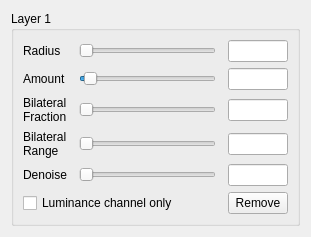
<?xml version="1.0" encoding="UTF-8"?>
<ui version="4.0">
 <class>sharpening_layer_widget</class>
 <widget class="QWidget" name="sharpening_layer_widget">
  <property name="geometry">
   <rect>
    <x>0</x>
    <y>0</y>
    <width>311</width>
    <height>227</height>
   </rect>
  </property>
  <property name="sizePolicy">
   <sizepolicy hsizetype="Preferred" vsizetype="Fixed">
    <horstretch>0</horstretch>
    <verstretch>0</verstretch>
   </sizepolicy>
  </property>
  <property name="windowTitle">
   <string>Form</string>
  </property>
  <layout class="QVBoxLayout" name="verticalLayout">
   <item>
    <widget class="QGroupBox" name="groupBox_layer">
     <property name="title">
      <string>Layer 1</string>
     </property>
     <layout class="QGridLayout" name="gridLayout" rowstretch="0,0,0,0,0,0,0,0" columnstretch="0,0,0,0">
      <property name="horizontalSpacing">
       <number>12</number>
      </property>
      <item row="1" column="1">
       <widget class="QLabel" name="label_amount">
        <property name="text">
         <string>Amount</string>
        </property>
       </widget>
      </item>
      <item row="7" column="1" colspan="2">
       <widget class="QCheckBox" name="checkBox_luminance">
        <property name="toolTip">
         <string>Apply sharpening only to luminance channel</string>
        </property>
        <property name="text">
         <string>Luminance channel only</string>
        </property>
       </widget>
      </item>
      <item row="0" column="1">
       <widget class="QLabel" name="label_radius">
        <property name="text">
         <string>Radius</string>
        </property>
       </widget>
      </item>
      <item row="7" column="3">
       <widget class="QPushButton" name="pushButton_remove">
        <property name="sizePolicy">
         <sizepolicy hsizetype="Fixed" vsizetype="Fixed">
          <horstretch>0</horstretch>
          <verstretch>0</verstretch>
         </sizepolicy>
        </property>
        <property name="minimumSize">
         <size>
          <width>60</width>
          <height>0</height>
         </size>
        </property>
        <property name="maximumSize">
         <size>
          <width>60</width>
          <height>16777215</height>
         </size>
        </property>
        <property name="toolTip">
         <string>Remove this layer</string>
        </property>
        <property name="text">
         <string>Remove</string>
        </property>
       </widget>
      </item>
      <item row="0" column="3">
       <widget class="QLineEdit" name="lineEdit_radius">
        <property name="sizePolicy">
         <sizepolicy hsizetype="Fixed" vsizetype="Fixed">
          <horstretch>0</horstretch>
          <verstretch>0</verstretch>
         </sizepolicy>
        </property>
        <property name="minimumSize">
         <size>
          <width>60</width>
          <height>0</height>
         </size>
        </property>
        <property name="maximumSize">
         <size>
          <width>60</width>
          <height>16777215</height>
         </size>
        </property>
        <property name="toolTip">
         <string>Radius of Gauss filter</string>
        </property>
       </widget>
      </item>
      <item row="3" column="2">
       <widget class="QSlider" name="horizontalSlider_bi_fraction">
        <property name="toolTip">
         <string>Set the fraction of the bilateral filter component (vs. Gaussian)</string>
        </property>
        <property name="maximum">
         <number>100</number>
        </property>
        <property name="pageStep">
         <number>5</number>
        </property>
        <property name="orientation">
         <enum>Qt::Horizontal</enum>
        </property>
       </widget>
      </item>
      <item row="3" column="1">
       <widget class="QLabel" name="bilateral_fraction_label">
        <property name="text">
         <string>&lt;html&gt;&lt;head/&gt;&lt;body&gt;&lt;p&gt;Bilateral&lt;br/&gt;Fraction&lt;/p&gt;&lt;/body&gt;&lt;/html&gt;</string>
        </property>
       </widget>
      </item>
      <item row="3" column="3">
       <widget class="QLineEdit" name="lineEdit_bi_fraction">
        <property name="sizePolicy">
         <sizepolicy hsizetype="Fixed" vsizetype="Fixed">
          <horstretch>0</horstretch>
          <verstretch>0</verstretch>
         </sizepolicy>
        </property>
        <property name="minimumSize">
         <size>
          <width>60</width>
          <height>0</height>
         </size>
        </property>
        <property name="maximumSize">
         <size>
          <width>60</width>
          <height>16777215</height>
         </size>
        </property>
        <property name="toolTip">
         <string>Fraction of bilateral filter component</string>
        </property>
       </widget>
      </item>
      <item row="1" column="3">
       <widget class="QLineEdit" name="lineEdit_amount">
        <property name="sizePolicy">
         <sizepolicy hsizetype="Fixed" vsizetype="Fixed">
          <horstretch>0</horstretch>
          <verstretch>0</verstretch>
         </sizepolicy>
        </property>
        <property name="minimumSize">
         <size>
          <width>60</width>
          <height>0</height>
         </size>
        </property>
        <property name="maximumSize">
         <size>
          <width>60</width>
          <height>16777215</height>
         </size>
        </property>
        <property name="toolTip">
         <string>Relative effect of this layer</string>
        </property>
       </widget>
      </item>
      <item row="1" column="2">
       <widget class="QSlider" name="horizontalSlider_amount">
        <property name="toolTip">
         <string>Increase / decrease the effect of this layer</string>
        </property>
        <property name="maximum">
         <number>100</number>
        </property>
        <property name="pageStep">
         <number>1</number>
        </property>
        <property name="value">
         <number>3</number>
        </property>
        <property name="orientation">
         <enum>Qt::Horizontal</enum>
        </property>
       </widget>
      </item>
      <item row="0" column="2">
       <widget class="QSlider" name="horizontalSlider_radius">
        <property name="toolTip">
         <string>Change the radius of Gauss filter for this layer</string>
        </property>
        <property name="minimum">
         <number>1</number>
        </property>
        <property name="maximum">
         <number>100</number>
        </property>
        <property name="pageStep">
         <number>1</number>
        </property>
        <property name="orientation">
         <enum>Qt::Horizontal</enum>
        </property>
       </widget>
      </item>
      <item row="4" column="1">
       <widget class="QLabel" name="label_bi_range">
        <property name="text">
         <string>&lt;html&gt;&lt;head/&gt;&lt;body&gt;&lt;p&gt;Bilateral&lt;br/&gt;Range&lt;/p&gt;&lt;/body&gt;&lt;/html&gt;</string>
        </property>
       </widget>
      </item>
      <item row="4" column="2">
       <widget class="QSlider" name="horizontalSlider_bi_range">
        <property name="toolTip">
         <string>Set the brigthness range parameter of the bilateral filter</string>
        </property>
        <property name="maximum">
         <number>200</number>
        </property>
        <property name="pageStep">
         <number>2</number>
        </property>
        <property name="orientation">
         <enum>Qt::Horizontal</enum>
        </property>
       </widget>
      </item>
      <item row="4" column="3">
       <widget class="QLineEdit" name="lineEdit_bi_range">
        <property name="sizePolicy">
         <sizepolicy hsizetype="Fixed" vsizetype="Fixed">
          <horstretch>0</horstretch>
          <verstretch>0</verstretch>
         </sizepolicy>
        </property>
        <property name="maximumSize">
         <size>
          <width>60</width>
          <height>16777215</height>
         </size>
        </property>
        <property name="toolTip">
         <string>Range parameter of bilateral filter</string>
        </property>
       </widget>
      </item>
      <item row="5" column="1">
       <widget class="QLabel" name="label_denoise">
        <property name="text">
         <string>Denoise</string>
        </property>
       </widget>
      </item>
      <item row="5" column="2">
       <widget class="QSlider" name="horizontalSlider_denoise">
        <property name="toolTip">
         <string>Set the strength of the denoise filter (Gaussian) for this layer</string>
        </property>
        <property name="maximum">
         <number>100</number>
        </property>
        <property name="orientation">
         <enum>Qt::Horizontal</enum>
        </property>
       </widget>
      </item>
      <item row="5" column="3">
       <widget class="QLineEdit" name="lineEdit_denoise">
        <property name="sizePolicy">
         <sizepolicy hsizetype="Fixed" vsizetype="Fixed">
          <horstretch>0</horstretch>
          <verstretch>0</verstretch>
         </sizepolicy>
        </property>
        <property name="maximumSize">
         <size>
          <width>60</width>
          <height>16777215</height>
         </size>
        </property>
        <property name="toolTip">
         <string>Strength of the denoise filter (Gaussian) for this layer</string>
        </property>
       </widget>
      </item>
     </layout>
    </widget>
   </item>
  </layout>
 </widget>
 <resources/>
 <connections/>
</ui>
